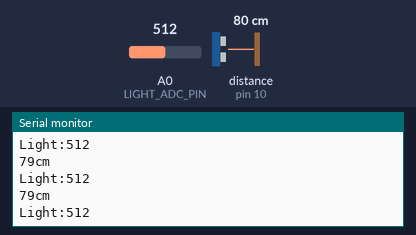
Recording of a sketch running on a simulated Arduino Uno, built with avr-gcc and run on an emulated ATmega328P. Parts: the last lines printed to the serial monitor. Wiring (inferred from the names in the program): ultrasonic range finder: trigger pin 11; echo pin 10. The inputs (shaded band) are chosen by the test bench; at power-on: distance to the obstacle (sensor on pin 10) 80 cm, A0 (LIGHT_ADC_PIN) = 512. The echo pulse lasts 58.3 µs per cm.

Above: at 1.2 s.
1.3 s: distance to the obstacle (sensor on pin 10) set to 2 cm
At 1.57 s:
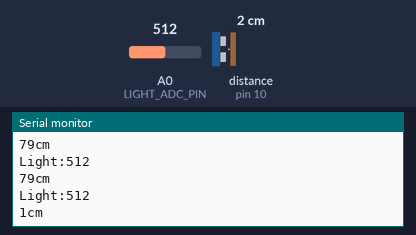
2.8 s: A0 (LIGHT_ADC_PIN) set to 306
At 3.15 s:
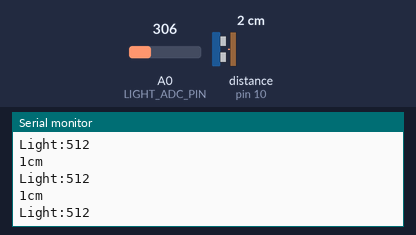
4.3 s: distance to the obstacle (sensor on pin 10) set to 4 cm
At 4.51 s:
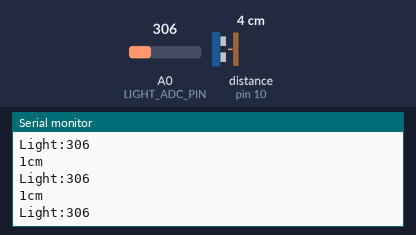
5.8 s: A0 (LIGHT_ADC_PIN) set to 122
At 5.86 s:
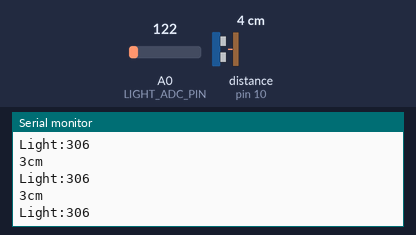
7.3 s: distance to the obstacle (sensor on pin 10) set to 299 cm
At 7.67 s:
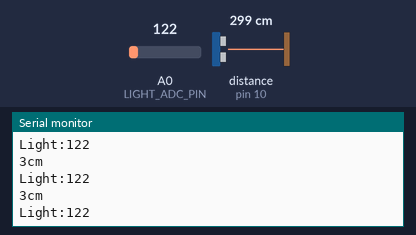
Timing chart, 0 to 10.3 s (numbered marks = the images above; inputs shaded):
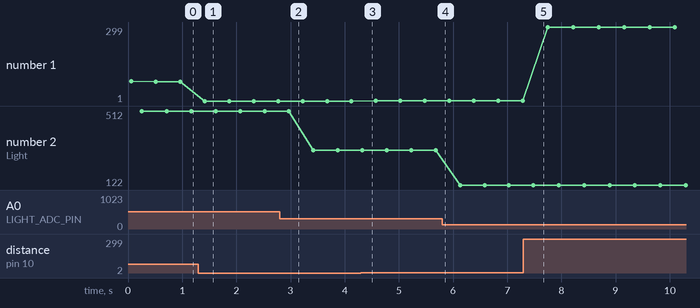

The sketch:

Ambient_Light.ino
```cpp
/*
 **********************************
 *** Program by M. Wittemann*******
 ****Projekt started February 2016*
 **********************************
 *
--------------------------------------------------------------------------------------
  Pinout & Description
--------------------------------------------------------------------------------------
                                      +-----+
         +----[PWR]-------------------| USB |--+
         |                            +-----+  |
         |         GND/RST2  [ ][ ]            |
         |       MOSI2/SCK2  [ ][ ]  A5/SCL[ ] |   C5
         |          5V/MISO2 [ ][ ]  A4/SDA[ ] |   C4
         |                             AREF[ ] |
         |                              GND[ ] |
         | [ ]N/C                    SCK/13[ ] |   B5
         | [ ]v.ref                 MISO/12[ ] |   .
         | [ ]RST                   MOSI/11[ ]~|   .
         | [ ]3V3    +---+               10[ ]~|   .
         | [ ]5v     | A |                9[ ]~|   .
         | [ ]GND   -| R |-               8[ ] |   B0
         | [ ]GND   -| D |-                    |
         | [ ]Vin   -| U |-               7[ ] |   D7
         |          -| I |-               6[ ]~|   .
         | [ ]A0    -| N |-               5[ ]~|   .
         | [ ]A1    -| O |-               4[ ] |   .
         | [ ]A2     +---+           INT1/3[ ]~|   .
         | [ ]A3                     INT0/2[ ] |   .
         | [ ]A4/SDA  RST SCK MISO     TX>1[ ] |   .
         | [ ]A5/SCL  [ ] [ ] [ ]      RX<0[ ] |   D0
         |            [ ] [ ] [ ]              |
         |  UNO_R3    GND MOSI 5V  ____________/
          \_______________________/

Pin description:

 --digital Pins--:
 0:
 1:
 2:
 3: LEDpin (PWM)
 4:
 5:
 6:
 7:
 8:
 9:
10: HC-SR04-1 Echo
11: HC-SR04-1 Trig
12: HC-SR04-2 Echo
13: HC-SR04-2 Trig

 --analog pins--:
 A0: Light Sensor Output
 A1:
 A2:
 A3:
 A4:
 A5:


/*--------------------------------------------------------------------------------------
  Includes
--------------------------------------------------------------------------------------*/
//#include <NewPing.h>    //NewPing sonar(trigger_pin, echo_pin [, max_cm_distance]);

/*--------------------------------------------------------------------------------------
  Init the LCD library with the LCD pins to be used, DHT sesor and serial
--------------------------------------------------------------------------------------*/
//NewPing sonar1(11, 10, 600);

/*--------------------------------------------------------------------------------------
  Defines
--------------------------------------------------------------------------------------*/
//PINS:

#define LIGHT_ADC_PIN            A0  // A0 is the Light Sensor ADC input

#define ECHO1_PIN                10  // HC-SR04-1 Echo pin
#define TRIG1_PIN                11  // HC-SR04-1 Trig pin

#define ECHO2_PIN                12  // HC-SR04-2 Echo pin
#define TRIG2_PIN                13  // HC-SR04-2 Trig pin

#define LED_PIN                  3  // FET-GATE LED

/*--------------------------------------------------------------------------------------
  global Variables
--------------------------------------------------------------------------------------*/
int lightValue;

long Sensor1detect, Sensor2detect, duration1, duration2;

/*--------------------------------------------------------------------------------------
  Functions
--------------------------------------------------------------------------------------*/

void LEDon()
{
 digitalWrite(LED_PIN, HIGH);   // turn on LED with full intensity, check brightnes with the actual LEDS
 delay(30000);                  // stay on with full intensity for 30 seconds
 for(int i=150; i>=0;i--)       // dim the LEDs for 150 seconds
 {
  analogWrite(LED_PIN, i);
  delay(1000);
 }
 digitalWrite(LED_PIN, LOW);   // turn off LEDs after 180 seconds total
}

void READsensor1()
{
 digitalWrite(TRIG1_PIN, LOW);
 delayMicroseconds(5);
 digitalWrite(TRIG1_PIN, HIGH);
 delayMicroseconds(10);
 digitalWrite(TRIG1_PIN, LOW);

 duration1 = pulseIn(ECHO1_PIN,HIGH);
 Sensor1detect = (duration1/2) / 29.1;

 if(duration1 == 0 && digitalRead(ECHO1_PIN) == HIGH)    // Unlock sensor if it gets stuck, because of timeout problem
 {
  pinMode(ECHO1_PIN, OUTPUT);
  digitalWrite(ECHO1_PIN, LOW);
  delay(100);
  pinMode(ECHO1_PIN, INPUT);
  Serial.print("RESET SENSOR1");
  Sensor1detect = 100; // set to a value that does not turn on the LED
 }
}

void READsensor2()
{
 digitalWrite(TRIG2_PIN, LOW);
 delayMicroseconds(5);
 digitalWrite(TRIG2_PIN, HIGH);
 delayMicroseconds(10);
 digitalWrite(TRIG2_PIN, LOW);

 duration2 = pulseIn(ECHO2_PIN,HIGH);
 Sensor2detect = (duration2/2) / 29.1;

 if(duration2 == 0 && digitalRead(ECHO2_PIN) == HIGH)   // Unlock sensor if it gets stuck, because of timeout problem
 {
  pinMode(ECHO2_PIN, OUTPUT);
  digitalWrite(ECHO2_PIN, LOW);
  delay(100);
  pinMode(ECHO2_PIN, INPUT);
  Serial.print("RESET SENSOR2");
 }
}

void setup()
{
 Serial.begin(9600);   // Setup the serial debug connection

 pinMode(ECHO1_PIN, INPUT);
 pinMode(TRIG1_PIN, OUTPUT);

 pinMode(ECHO2_PIN, INPUT);
 pinMode(TRIG2_PIN, OUTPUT);
}

void loop()
{

 lightValue = analogRead(LIGHT_ADC_PIN);
 delay(50);
 //Sensor1detect = sonar1.ping_cm();  // read sensor 1 value
 //Read Sensor without library
 READsensor1();           // Read Sensor 1 distance
 //READsensor2();         // read Sensor 2 distance

 if(lightValue >= 700)   // Only turn on the lights if the room is dark (900)
 {
  if((Sensor1detect <=10) || (Sensor2detect <0))    // only if there is a value below 50cm on either side of the bed someone is getting out of bed (for tests set to 10)
  {
   LEDon();   // turn on the LEDS if someone is getting out of bed
  }
 }

  Serial.print(Sensor1detect);
  Serial.println("cm");
  delay(200);
  Serial.print("Light:");
  Serial.println(lightValue);
  delay(200);

}
```

Measured:
- after the input at 1.3 s, the serial monitor: prints a new line after 0.12 s (image 1)
- plotted number 1: 79 → 1 after the input at 1.3 s, 1 → 3 after the input at 4.3 s, 3 → 299 after the input at 7.3 s
- plotted number 2: 512 → 306 after the input at 2.8 s, 306 → 122 after the input at 5.8 s
